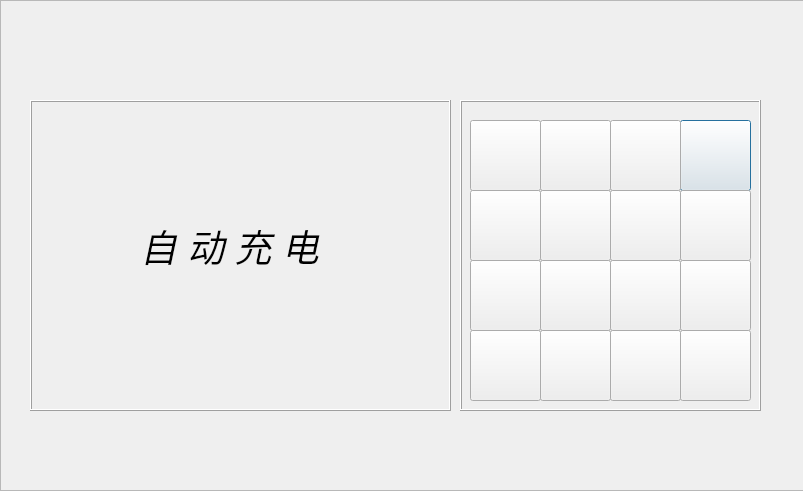
<?xml version="1.0" encoding="UTF-8"?>
<ui version="4.0">
 <class>p10_chargebyauto_dialog</class>
 <widget class="QDialog" name="p10_chargebyauto_dialog">
  <property name="geometry">
   <rect>
    <x>0</x>
    <y>0</y>
    <width>803</width>
    <height>491</height>
   </rect>
  </property>
  <property name="windowTitle">
   <string>Dialog</string>
  </property>
  <property name="styleSheet">
   <string notr="true"/>
  </property>
  <widget class="QFrame" name="frame_4">
   <property name="geometry">
    <rect>
     <x>0</x>
     <y>0</y>
     <width>811</width>
     <height>491</height>
    </rect>
   </property>
   <property name="styleSheet">
    <string notr="true">background-image: url(:/background/qrc/PICS/backgroud_1.png);</string>
   </property>
   <property name="frameShape">
    <enum>QFrame::StyledPanel</enum>
   </property>
   <property name="frameShadow">
    <enum>QFrame::Raised</enum>
   </property>
   <widget class="QFrame" name="frame">
    <property name="geometry">
     <rect>
      <x>460</x>
      <y>100</y>
      <width>301</width>
      <height>311</height>
     </rect>
    </property>
    <property name="contextMenuPolicy">
     <enum>Qt::CustomContextMenu</enum>
    </property>
    <property name="styleSheet">
     <string notr="true">background-image: url(:/background/qrc/background/back.png);</string>
    </property>
    <property name="frameShape">
     <enum>QFrame::Box</enum>
    </property>
    <property name="frameShadow">
     <enum>QFrame::Raised</enum>
    </property>
    <widget class="QPushButton" name="pbtn_cancel">
     <property name="geometry">
      <rect>
       <x>220</x>
       <y>20</y>
       <width>71</width>
       <height>71</height>
      </rect>
     </property>
     <property name="styleSheet">
      <string notr="true">border-image: url(:/key/qrc/keyboard-b/cancel.png);</string>
     </property>
     <property name="text">
      <string/>
     </property>
    </widget>
    <widget class="QPushButton" name="pbtn_num5">
     <property name="geometry">
      <rect>
       <x>80</x>
       <y>90</y>
       <width>71</width>
       <height>71</height>
      </rect>
     </property>
     <property name="styleSheet">
      <string notr="true">border-image: url(:/key/qrc/keyboard-b/5.png);</string>
     </property>
     <property name="text">
      <string/>
     </property>
    </widget>
    <widget class="QPushButton" name="pbtn_num7">
     <property name="geometry">
      <rect>
       <x>10</x>
       <y>160</y>
       <width>71</width>
       <height>71</height>
      </rect>
     </property>
     <property name="styleSheet">
      <string notr="true">border-image: url(:/key/qrc/keyboard-b/7.png);</string>
     </property>
     <property name="text">
      <string/>
     </property>
    </widget>
    <widget class="QPushButton" name="pbtn_num3">
     <property name="geometry">
      <rect>
       <x>150</x>
       <y>20</y>
       <width>71</width>
       <height>71</height>
      </rect>
     </property>
     <property name="styleSheet">
      <string notr="true">border-image: url(:/key/qrc/keyboard-b/3.png);</string>
     </property>
     <property name="text">
      <string/>
     </property>
    </widget>
    <widget class="QPushButton" name="pbtn_num6">
     <property name="geometry">
      <rect>
       <x>150</x>
       <y>90</y>
       <width>71</width>
       <height>71</height>
      </rect>
     </property>
     <property name="styleSheet">
      <string notr="true">border-image: url(:/key/qrc/keyboard-b/6.png);</string>
     </property>
     <property name="text">
      <string/>
     </property>
    </widget>
    <widget class="QPushButton" name="pbtn_down">
     <property name="geometry">
      <rect>
       <x>220</x>
       <y>160</y>
       <width>71</width>
       <height>71</height>
      </rect>
     </property>
     <property name="styleSheet">
      <string notr="true">border-image: url(:/key/qrc/keyboard-b/dn.png);</string>
     </property>
     <property name="text">
      <string/>
     </property>
    </widget>
    <widget class="QPushButton" name="pbtn_num4">
     <property name="geometry">
      <rect>
       <x>10</x>
       <y>90</y>
       <width>71</width>
       <height>71</height>
      </rect>
     </property>
     <property name="styleSheet">
      <string notr="true">border-image: url(:/key/qrc/keyboard-b/4.png);</string>
     </property>
     <property name="text">
      <string/>
     </property>
    </widget>
    <widget class="QPushButton" name="pbtn_enter">
     <property name="geometry">
      <rect>
       <x>220</x>
       <y>230</y>
       <width>71</width>
       <height>71</height>
      </rect>
     </property>
     <property name="styleSheet">
      <string notr="true">border-image: url(:/key/qrc/keyboard-b/enter.png);</string>
     </property>
     <property name="text">
      <string/>
     </property>
    </widget>
    <widget class="QPushButton" name="pbtn_num2">
     <property name="geometry">
      <rect>
       <x>80</x>
       <y>20</y>
       <width>71</width>
       <height>71</height>
      </rect>
     </property>
     <property name="styleSheet">
      <string notr="true">border-image: url(:/key/qrc/keyboard-b/2.png);</string>
     </property>
     <property name="text">
      <string/>
     </property>
    </widget>
    <widget class="QPushButton" name="pbtn_num9">
     <property name="geometry">
      <rect>
       <x>150</x>
       <y>160</y>
       <width>71</width>
       <height>71</height>
      </rect>
     </property>
     <property name="styleSheet">
      <string notr="true">border-image: url(:/key/qrc/keyboard-b/9.png);</string>
     </property>
     <property name="text">
      <string/>
     </property>
    </widget>
    <widget class="QPushButton" name="pbtn_dot">
     <property name="geometry">
      <rect>
       <x>80</x>
       <y>230</y>
       <width>71</width>
       <height>71</height>
      </rect>
     </property>
     <property name="styleSheet">
      <string notr="true">border-image: url(:/key/qrc/keyboard-b/dot.png);</string>
     </property>
     <property name="text">
      <string/>
     </property>
    </widget>
    <widget class="QPushButton" name="pbtn_back">
     <property name="geometry">
      <rect>
       <x>150</x>
       <y>230</y>
       <width>71</width>
       <height>71</height>
      </rect>
     </property>
     <property name="styleSheet">
      <string notr="true">border-image: url(:/key/qrc/keyboard-b/c.png);</string>
     </property>
     <property name="text">
      <string/>
     </property>
    </widget>
    <widget class="QPushButton" name="pbtn_num1">
     <property name="geometry">
      <rect>
       <x>10</x>
       <y>20</y>
       <width>71</width>
       <height>71</height>
      </rect>
     </property>
     <property name="styleSheet">
      <string notr="true">border-image: url(:/key/qrc/keyboard-b/1.png);</string>
     </property>
     <property name="text">
      <string/>
     </property>
    </widget>
    <widget class="QPushButton" name="pbtn_num8">
     <property name="geometry">
      <rect>
       <x>80</x>
       <y>160</y>
       <width>71</width>
       <height>71</height>
      </rect>
     </property>
     <property name="styleSheet">
      <string notr="true">border-image: url(:/key/qrc/keyboard-b/8.png);</string>
     </property>
     <property name="text">
      <string/>
     </property>
    </widget>
    <widget class="QPushButton" name="pbtn_num0">
     <property name="geometry">
      <rect>
       <x>10</x>
       <y>230</y>
       <width>71</width>
       <height>71</height>
      </rect>
     </property>
     <property name="styleSheet">
      <string notr="true">border-image: url(:/key/qrc/keyboard-b/0.png);</string>
     </property>
     <property name="text">
      <string/>
     </property>
    </widget>
    <widget class="QPushButton" name="pbtn_up">
     <property name="geometry">
      <rect>
       <x>220</x>
       <y>90</y>
       <width>71</width>
       <height>71</height>
      </rect>
     </property>
     <property name="styleSheet">
      <string notr="true">border-image: url(:/key/qrc/keyboard-b/up.png);</string>
     </property>
     <property name="text">
      <string/>
     </property>
    </widget>
   </widget>
   <widget class="QFrame" name="frame_2">
    <property name="geometry">
     <rect>
      <x>30</x>
      <y>100</y>
      <width>421</width>
      <height>311</height>
     </rect>
    </property>
    <property name="font">
     <font>
      <kerning>true</kerning>
     </font>
    </property>
    <property name="autoFillBackground">
     <bool>false</bool>
    </property>
    <property name="styleSheet">
     <string notr="true">background-image: url(:/background/qrc/background/back.png);</string>
    </property>
    <property name="frameShape">
     <enum>QFrame::Box</enum>
    </property>
    <property name="frameShadow">
     <enum>QFrame::Raised</enum>
    </property>
    <widget class="QLabel" name="label_13">
     <property name="geometry">
      <rect>
       <x>110</x>
       <y>120</y>
       <width>241</width>
       <height>51</height>
      </rect>
     </property>
     <property name="font">
      <font>
       <pointsize>28</pointsize>
       <italic>true</italic>
      </font>
     </property>
     <property name="text">
      <string>自 动 充 电</string>
     </property>
    </widget>
   </widget>
  </widget>
 </widget>
 <resources/>
 <connections/>
</ui>
